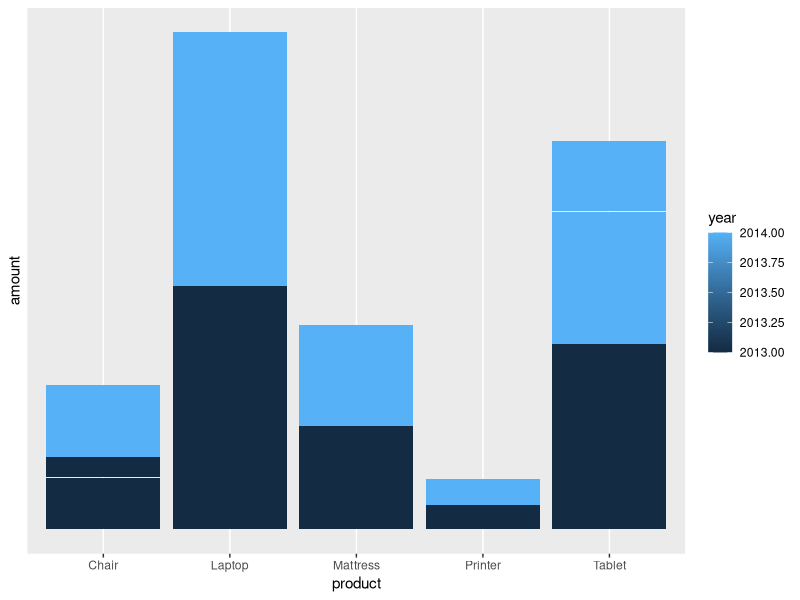
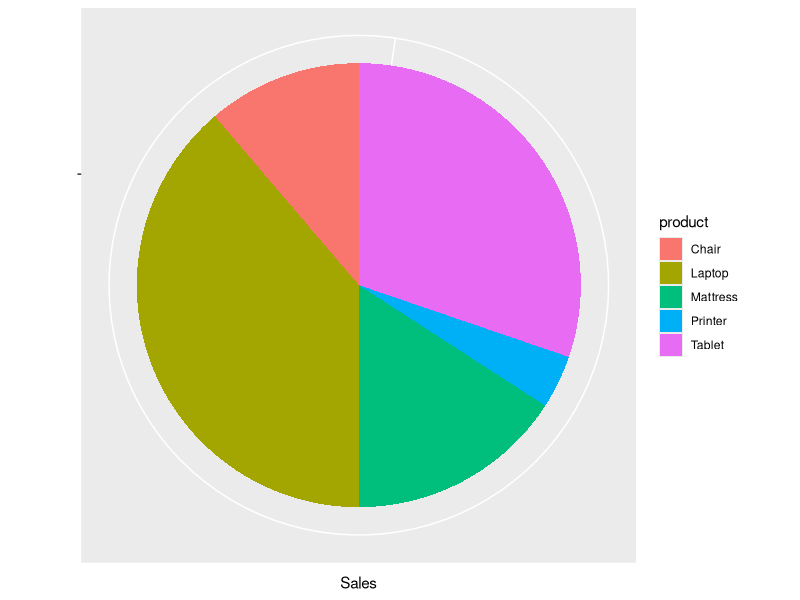
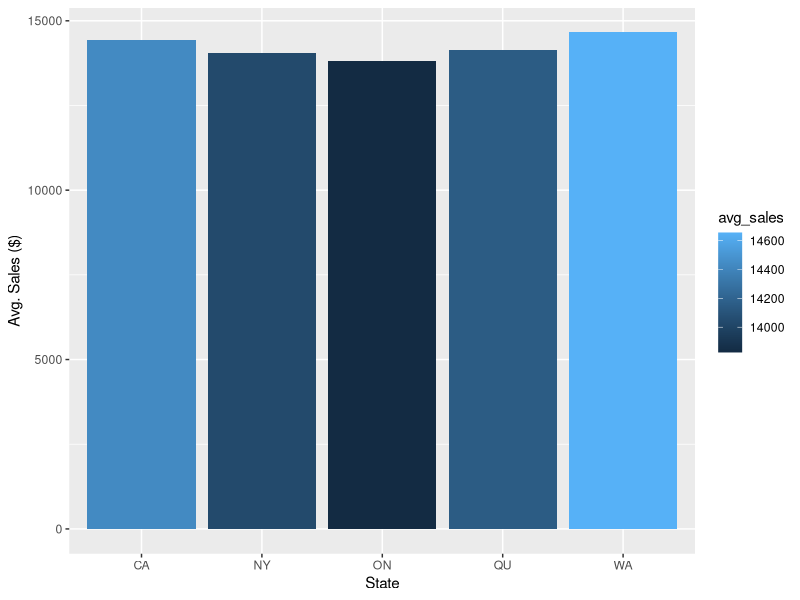
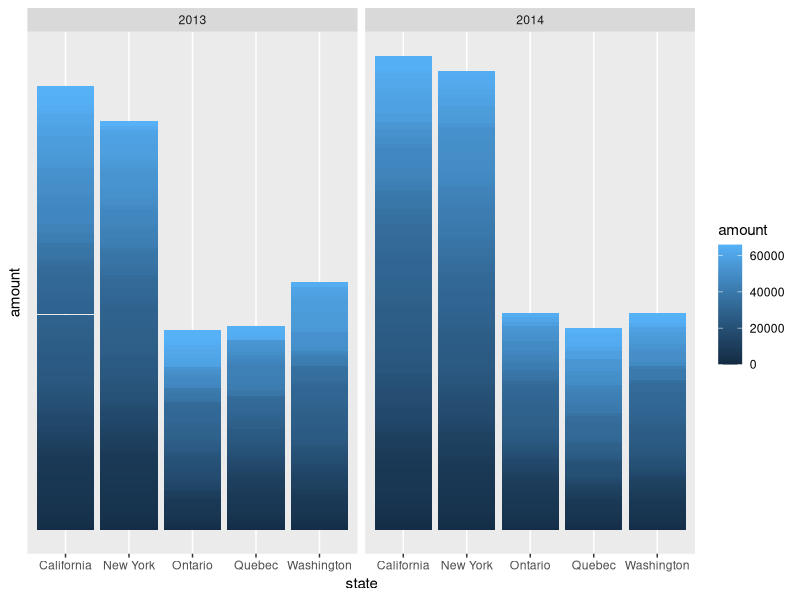
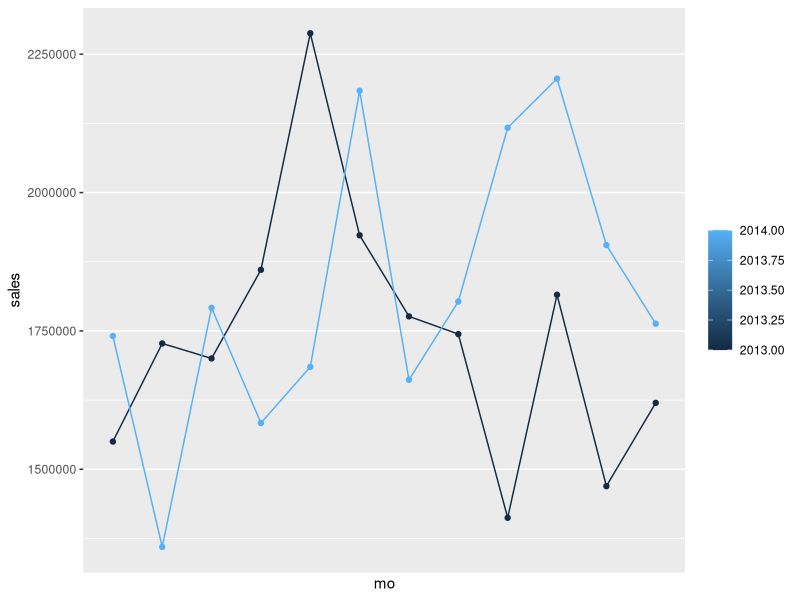

These charts were generated, in order, by the following R code:
## ---- chunk 1
knitr::opts_chunk$set(echo = TRUE)
## ---- chunk 2
library(readxl)
library(ggplot2)
library(dplyr)
Sales <- read_excel("Sales.xlsx")
## ---- chunk 3
d1 <- Sales %>%
  select(year, category, product, amount) 

Sales_by_yr_product <- with(d1, d1[order(year),])

Q2a <- ggplot(data=Sales_by_yr_product, aes(x=product, y=amount, fill = year)) + geom_bar(stat="identity") +
  scale_y_continuous(breaks = 10^8)
## ---- chunk 4
plot(Q2a)
## ---- chunk 5
Sales_by_product <- Sales %>%
  group_by(product) %>%
  summarise(amount = sum(amount))

Q2b <- ggplot(Sales_by_product, aes(x="", y=amount, fill=product)) +
  geom_bar(width = 1, stat = "identity") + 
  scale_y_continuous(breaks=10^6) + 
  coord_polar("y", start=0) +
  labs(x="",y="Sales")
## ---- chunk 6
plot(Q2b)
## ---- chunk 7
avg_sales_state <- Sales %>%
  group_by(st) %>%
  arrange(country) %>%
  summarise(avg_sales = mean(amount))

Q2c <- ggplot(avg_sales_state, aes(x=st, y=avg_sales, fill=avg_sales)) + geom_col() + labs(x="State", y="Avg. Sales ($)")
## ---- chunk 8
plot(Q2c)
## ---- chunk 9
d2 <- with(Sales, Sales[order(year, amount, state),])

Q2d <- ggplot(data=d2, aes(x=state, y=amount, fill=amount)) + 
  geom_bar(stat="identity") + 
  facet_grid(~year) +
  scale_y_continuous(breaks = 10^8)
## ---- chunk 10
plot(Q2d)
## ---- chunk 11
d3 <- Sales %>%
  select(mo, year, amount) 

d4 <- d3 %>%
  group_by(mo, year) %>%
  arrange(mo) %>%
  summarise(sales = sum(amount))


Q2e <- ggplot(data = d4, aes(x = mo, y = sales, group = year, colour=year)) + 
  geom_line() +
  geom_point() +
  scale_x_discrete(breaks = Sales$month) + theme(legend.position = "right",
        legend.title = element_blank()) 
## ---- chunk 12
plot(Q2e)
## ---- chunk 13
mul_cube <- tapply(Sales$amount, 
                       Sales[,c("product", "month", "year", "st")], 
                       FUN=function(x){return(sum(x))})
## ---- chunk 14
mul_cube ["Laptop", "Jan", "2013", ]
## ---- chunk 15
mul_cube [c("Mattress","Chair"), 
             c("Apr","May","Jun"), 
             "2014", ]
## ---- chunk 16
apply(mul_cube, c("year", "product"),
      FUN=function(x) {return(sum(x, na.rm=TRUE))})
## ---- chunk 17
apply(mul_cube, c("year", "month", "product"), 
      FUN=function(x) {return(sum(x, na.rm=TRUE))})
